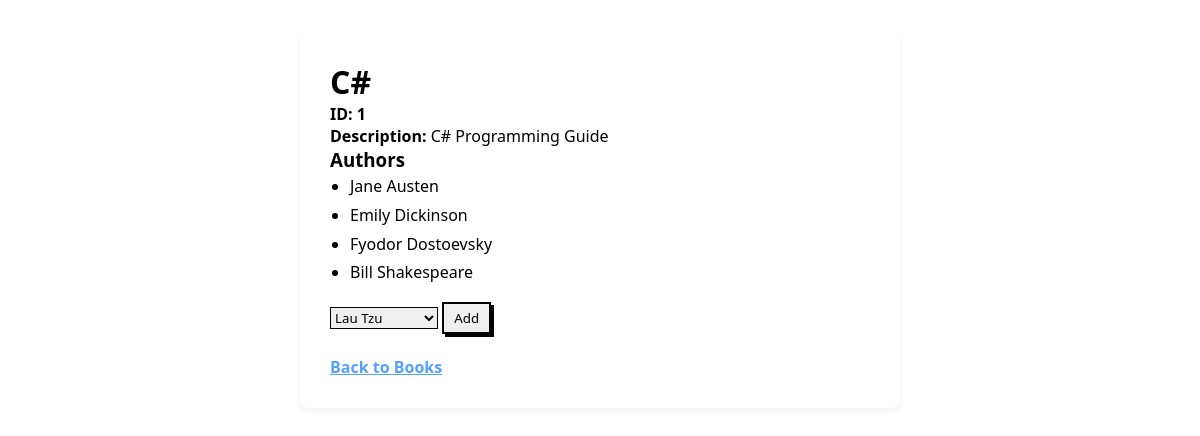
Screenshot of /books/1 with the database file from the repository.
### books_authors_app/models.py (models this page shows)
class Book(models.Model):
    title = models.CharField(max_length=255)
    desc = models.TextField(max_length=45)

class Author(models.Model):
    first_name = models.CharField(max_length=255)
    last_name = models.CharField(max_length=255)
    books = models.ManyToManyField(Book, related_name="authors")
    notes = models.TextField(blank=True, default="")

### books_authors_app/views.py (the view)
# urls.py: path('books/<int:book_id>', views.show_book, name='show_book'),
def show_book(request, book_id):
    current_book = Book.objects.get(id=book_id)
    context = {
        'book': current_book,
        'available_authors': Author.objects.exclude(books=current_book)
    }
    return render(request, 'View_book.html', context)

### books_authors_app/templates/View_book.html (shortened to what this page needs)
<!DOCTYPE html>
<html lang="en">
<head>
    {% load static %}
    <link rel="stylesheet" href="{% static 'style.css' %}">
</head>
<body>
    <div class="details-card">
        <h1>{{ book.title }}</h1>
        <p><strong>ID: {{ book.id }} </strong> </p>
        <p><strong>Description:</strong> {{ book.desc }}</p>
        <h3>Authors</h3>
        <ul>
            {% for author in book.authors.all %}
                <li>{{ author.first_name }} {{ author.last_name }}</li>
            {% endfor %}
        </ul>
        <form action="/books/{{ book.id }}/add_author" method="POST">
            <p class="add">
                <select name="author_id">
                    {% for author in available_authors %}
                        <option value="{{ author.id }}">{{ author.first_name }} {{ author.last_name }}</option>
                    {% endfor %}
                </select>
                <button type="submit">Add</button>
            </p>
        </form>
        <br>
        <a href="/">Back to Books</a>
    </div>
</body>
</html>

### books_authors_app/static/style.css (style rules this page uses)
* { margin: 0; padding: 0; box-sizing: border-box; font-family: 'Segoe UI', Tahoma, Geneva, Verdana, sans-serif; }
a { color: #54a0ff; font-weight: 600; }
.details-card { max-width: 600px; margin: 30px auto; background: white; padding: 30px; border-radius: 8px; box-shadow: 0 4px 6px rgba(0,0,0,0.05); }
ul { padding-left: 20px; line-height: 1.8; }
.add { margin-top: 15px; }
.add button { padding: 5px 10px; border: 2px solid black; cursor: pointer; box-shadow: 3px 3px 0 black; }
select { border: 1px solid black; }

### rows the page displays
Book: title "C#", id "1", desc "C# Programming Guide"
Author: first_name "Jane", last_name "Austen"
Author: first_name "Emily", last_name "Dickinson"
Author: first_name "Fyodor", last_name "Dostoevsky"
Author: first_name "Bill", last_name "Shakespeare"

### other values shown
form field author_id "Lau Tzu"
